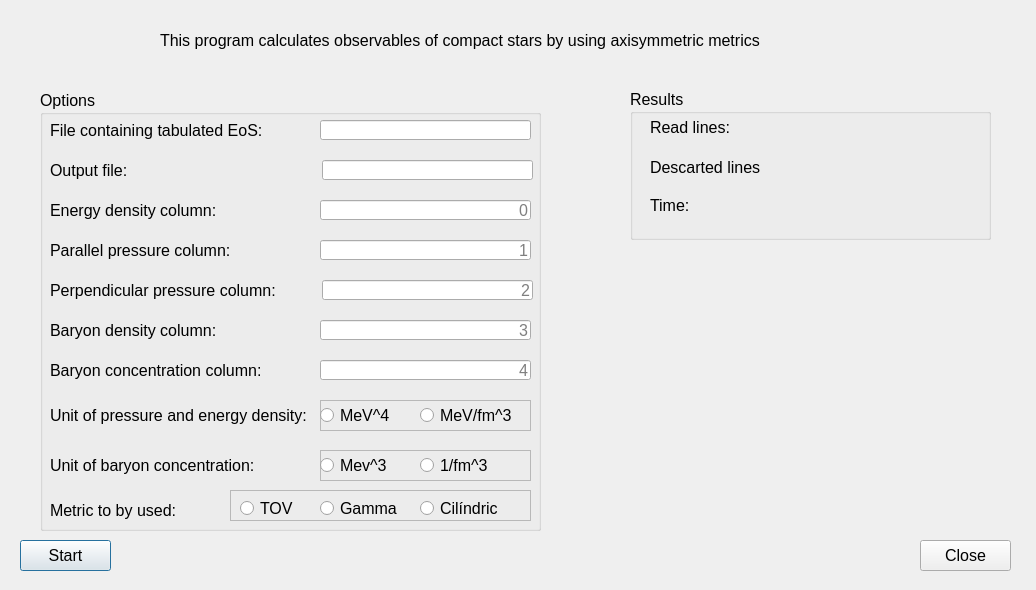
<?xml version="1.0" encoding="UTF-8"?>
<ui version="4.0">
 <class>Dialog</class>
 <widget class="QDialog" name="Dialog">
  <property name="geometry">
   <rect>
    <x>0</x>
    <y>0</y>
    <width>1036</width>
    <height>590</height>
   </rect>
  </property>
  <property name="font">
   <font>
    <pointsize>12</pointsize>
   </font>
  </property>
  <property name="windowTitle">
   <string>Dialog</string>
  </property>
  <widget class="QPushButton" name="StartButton">
   <property name="geometry">
    <rect>
     <x>20</x>
     <y>540</y>
     <width>91</width>
     <height>31</height>
    </rect>
   </property>
   <property name="font">
    <font>
     <pointsize>12</pointsize>
    </font>
   </property>
   <property name="toolTip">
    <string>Start calculations</string>
   </property>
   <property name="text">
    <string>Start</string>
   </property>
  </widget>
  <widget class="QPushButton" name="CloseButton">
   <property name="geometry">
    <rect>
     <x>920</x>
     <y>540</y>
     <width>91</width>
     <height>31</height>
    </rect>
   </property>
   <property name="font">
    <font>
     <pointsize>12</pointsize>
    </font>
   </property>
   <property name="toolTip">
    <string>Close window</string>
   </property>
   <property name="text">
    <string>Close</string>
   </property>
  </widget>
  <widget class="QLabel" name="BigLabel">
   <property name="geometry">
    <rect>
     <x>160</x>
     <y>20</y>
     <width>721</width>
     <height>41</height>
    </rect>
   </property>
   <property name="text">
    <string>This program calculates observables of compact stars by using axisymmetric metrics</string>
   </property>
  </widget>
  <widget class="QGroupBox" name="OptionsBox">
   <property name="geometry">
    <rect>
     <x>40</x>
     <y>90</y>
     <width>501</width>
     <height>441</height>
    </rect>
   </property>
   <property name="font">
    <font>
     <pointsize>12</pointsize>
    </font>
   </property>
   <property name="title">
    <string>Options</string>
   </property>
   <widget class="QLabel" name="EoSLabel">
    <property name="geometry">
     <rect>
      <x>10</x>
      <y>30</y>
      <width>231</width>
      <height>21</height>
     </rect>
    </property>
    <property name="font">
     <font>
      <pointsize>12</pointsize>
     </font>
    </property>
    <property name="text">
     <string>File containing tabulated EoS:</string>
    </property>
   </widget>
   <widget class="QLineEdit" name="EoSlineEdit">
    <property name="geometry">
     <rect>
      <x>280</x>
      <y>30</y>
      <width>211</width>
      <height>20</height>
     </rect>
    </property>
    <property name="alignment">
     <set>Qt::AlignRight|Qt::AlignTrailing|Qt::AlignVCenter</set>
    </property>
   </widget>
   <widget class="QLabel" name="OutputFileLabel">
    <property name="geometry">
     <rect>
      <x>10</x>
      <y>70</y>
      <width>201</width>
      <height>20</height>
     </rect>
    </property>
    <property name="text">
     <string>Output file:</string>
    </property>
   </widget>
   <widget class="QLineEdit" name="OutputFilelineEdit">
    <property name="geometry">
     <rect>
      <x>282</x>
      <y>70</y>
      <width>211</width>
      <height>20</height>
     </rect>
    </property>
    <property name="alignment">
     <set>Qt::AlignRight|Qt::AlignTrailing|Qt::AlignVCenter</set>
    </property>
    <property name="placeholderText">
     <string/>
    </property>
   </widget>
   <widget class="QLabel" name="EnergyDensitylabel">
    <property name="geometry">
     <rect>
      <x>10</x>
      <y>110</y>
      <width>211</width>
      <height>20</height>
     </rect>
    </property>
    <property name="text">
     <string>Energy density column:</string>
    </property>
   </widget>
   <widget class="QLineEdit" name="EnergyDensitylineEdit">
    <property name="geometry">
     <rect>
      <x>280</x>
      <y>110</y>
      <width>211</width>
      <height>20</height>
     </rect>
    </property>
    <property name="layoutDirection">
     <enum>Qt::RightToLeft</enum>
    </property>
    <property name="alignment">
     <set>Qt::AlignRight|Qt::AlignTrailing|Qt::AlignVCenter</set>
    </property>
    <property name="placeholderText">
     <string>0</string>
    </property>
   </widget>
   <widget class="QLabel" name="ParallelPressureLabel">
    <property name="geometry">
     <rect>
      <x>10</x>
      <y>150</y>
      <width>191</width>
      <height>21</height>
     </rect>
    </property>
    <property name="text">
     <string>Parallel pressure column:</string>
    </property>
    <property name="alignment">
     <set>Qt::AlignLeading|Qt::AlignLeft|Qt::AlignVCenter</set>
    </property>
   </widget>
   <widget class="QLineEdit" name="ParallelPressureLineEdit">
    <property name="geometry">
     <rect>
      <x>280</x>
      <y>150</y>
      <width>211</width>
      <height>20</height>
     </rect>
    </property>
    <property name="alignment">
     <set>Qt::AlignRight|Qt::AlignTrailing|Qt::AlignVCenter</set>
    </property>
    <property name="placeholderText">
     <string>1</string>
    </property>
   </widget>
   <widget class="QLabel" name="PerpendicularPressureLabel">
    <property name="geometry">
     <rect>
      <x>10</x>
      <y>190</y>
      <width>241</width>
      <height>21</height>
     </rect>
    </property>
    <property name="text">
     <string>Perpendicular pressure column:</string>
    </property>
   </widget>
   <widget class="QLineEdit" name="PerpendiculaPressureLineEdit">
    <property name="geometry">
     <rect>
      <x>282</x>
      <y>190</y>
      <width>211</width>
      <height>20</height>
     </rect>
    </property>
    <property name="alignment">
     <set>Qt::AlignRight|Qt::AlignTrailing|Qt::AlignVCenter</set>
    </property>
    <property name="placeholderText">
     <string>2</string>
    </property>
   </widget>
   <widget class="QLabel" name="BaryonDensityLabel">
    <property name="geometry">
     <rect>
      <x>10</x>
      <y>230</y>
      <width>211</width>
      <height>21</height>
     </rect>
    </property>
    <property name="text">
     <string>Baryon density column:</string>
    </property>
   </widget>
   <widget class="QLineEdit" name="BaryonDensityLineEdit">
    <property name="geometry">
     <rect>
      <x>280</x>
      <y>230</y>
      <width>211</width>
      <height>20</height>
     </rect>
    </property>
    <property name="alignment">
     <set>Qt::AlignRight|Qt::AlignTrailing|Qt::AlignVCenter</set>
    </property>
    <property name="placeholderText">
     <string>3</string>
    </property>
   </widget>
   <widget class="QLabel" name="BaryonConcentrationLabel">
    <property name="geometry">
     <rect>
      <x>10</x>
      <y>270</y>
      <width>221</width>
      <height>21</height>
     </rect>
    </property>
    <property name="text">
     <string>Baryon concentration column:</string>
    </property>
   </widget>
   <widget class="QLineEdit" name="BaryonConcentrationLineEdit">
    <property name="geometry">
     <rect>
      <x>280</x>
      <y>270</y>
      <width>211</width>
      <height>20</height>
     </rect>
    </property>
    <property name="alignment">
     <set>Qt::AlignRight|Qt::AlignTrailing|Qt::AlignVCenter</set>
    </property>
    <property name="placeholderText">
     <string>4</string>
    </property>
   </widget>
   <widget class="QLabel" name="PEUnitLabel">
    <property name="geometry">
     <rect>
      <x>10</x>
      <y>310</y>
      <width>261</width>
      <height>31</height>
     </rect>
    </property>
    <property name="text">
     <string>Unit of pressure and energy density:</string>
    </property>
   </widget>
   <widget class="QFrame" name="EPunitFrame">
    <property name="geometry">
     <rect>
      <x>280</x>
      <y>310</y>
      <width>211</width>
      <height>31</height>
     </rect>
    </property>
    <property name="frameShape">
     <enum>QFrame::StyledPanel</enum>
    </property>
    <property name="frameShadow">
     <enum>QFrame::Raised</enum>
    </property>
    <widget class="QRadioButton" name="MevRradioButton">
     <property name="geometry">
      <rect>
       <x>0</x>
       <y>0</y>
       <width>82</width>
       <height>31</height>
      </rect>
     </property>
     <property name="text">
      <string>MeV^4</string>
     </property>
    </widget>
    <widget class="QRadioButton" name="MeVfm3RadioButton">
     <property name="geometry">
      <rect>
       <x>100</x>
       <y>0</y>
       <width>101</width>
       <height>31</height>
      </rect>
     </property>
     <property name="text">
      <string>MeV/fm^3</string>
     </property>
    </widget>
   </widget>
   <widget class="QLabel" name="label">
    <property name="geometry">
     <rect>
      <x>10</x>
      <y>360</y>
      <width>251</width>
      <height>31</height>
     </rect>
    </property>
    <property name="text">
     <string>Unit of baryon concentration:</string>
    </property>
   </widget>
   <widget class="QFrame" name="BaryonConcentrationUnitrame">
    <property name="geometry">
     <rect>
      <x>280</x>
      <y>360</y>
      <width>211</width>
      <height>31</height>
     </rect>
    </property>
    <property name="frameShape">
     <enum>QFrame::StyledPanel</enum>
    </property>
    <property name="frameShadow">
     <enum>QFrame::Raised</enum>
    </property>
    <widget class="QRadioButton" name="MeV3RadioButton">
     <property name="geometry">
      <rect>
       <x>0</x>
       <y>0</y>
       <width>82</width>
       <height>31</height>
      </rect>
     </property>
     <property name="text">
      <string>Mev^3</string>
     </property>
    </widget>
    <widget class="QRadioButton" name="fm3RadioButton">
     <property name="geometry">
      <rect>
       <x>100</x>
       <y>0</y>
       <width>82</width>
       <height>31</height>
      </rect>
     </property>
     <property name="text">
      <string>1/fm^3</string>
     </property>
    </widget>
   </widget>
   <widget class="QLabel" name="MetricLabel">
    <property name="geometry">
     <rect>
      <x>10</x>
      <y>410</y>
      <width>141</width>
      <height>21</height>
     </rect>
    </property>
    <property name="text">
     <string>Metric to by used:</string>
    </property>
   </widget>
   <widget class="QFrame" name="MetricFrame">
    <property name="geometry">
     <rect>
      <x>190</x>
      <y>400</y>
      <width>301</width>
      <height>31</height>
     </rect>
    </property>
    <property name="frameShape">
     <enum>QFrame::StyledPanel</enum>
    </property>
    <property name="frameShadow">
     <enum>QFrame::Raised</enum>
    </property>
    <widget class="QRadioButton" name="TOVradioButton">
     <property name="geometry">
      <rect>
       <x>10</x>
       <y>10</y>
       <width>82</width>
       <height>17</height>
      </rect>
     </property>
     <property name="text">
      <string>TOV</string>
     </property>
    </widget>
    <widget class="QRadioButton" name="GammaRadioButton">
     <property name="geometry">
      <rect>
       <x>90</x>
       <y>10</y>
       <width>82</width>
       <height>17</height>
      </rect>
     </property>
     <property name="text">
      <string>Gamma</string>
     </property>
    </widget>
    <widget class="QRadioButton" name="CilindricRadioButton">
     <property name="geometry">
      <rect>
       <x>190</x>
       <y>10</y>
       <width>81</width>
       <height>17</height>
      </rect>
     </property>
     <property name="text">
      <string>Cilíndric</string>
     </property>
    </widget>
   </widget>
  </widget>
  <widget class="QGroupBox" name="groupBox">
   <property name="geometry">
    <rect>
     <x>630</x>
     <y>89</y>
     <width>361</width>
     <height>151</height>
    </rect>
   </property>
   <property name="title">
    <string>Results</string>
   </property>
   <widget class="QLabel" name="label_2">
    <property name="geometry">
     <rect>
      <x>20</x>
      <y>30</y>
      <width>151</width>
      <height>16</height>
     </rect>
    </property>
    <property name="text">
     <string>Read lines:</string>
    </property>
   </widget>
   <widget class="QLabel" name="label_3">
    <property name="geometry">
     <rect>
      <x>20</x>
      <y>70</y>
      <width>111</width>
      <height>16</height>
     </rect>
    </property>
    <property name="text">
     <string>Descarted lines:</string>
    </property>
   </widget>
   <widget class="QLabel" name="label_4">
    <property name="geometry">
     <rect>
      <x>20</x>
      <y>110</y>
      <width>47</width>
      <height>13</height>
     </rect>
    </property>
    <property name="text">
     <string>Time:</string>
    </property>
   </widget>
   <widget class="QLabel" name="ReadLinesLabel">
    <property name="geometry">
     <rect>
      <x>226</x>
      <y>30</y>
      <width>111</width>
      <height>20</height>
     </rect>
    </property>
    <property name="text">
     <string/>
    </property>
    <property name="alignment">
     <set>Qt::AlignRight|Qt::AlignTrailing|Qt::AlignVCenter</set>
    </property>
   </widget>
   <widget class="QLabel" name="DescartedLinesLabel">
    <property name="geometry">
     <rect>
      <x>230</x>
      <y>70</y>
      <width>111</width>
      <height>21</height>
     </rect>
    </property>
    <property name="text">
     <string/>
    </property>
    <property name="alignment">
     <set>Qt::AlignRight|Qt::AlignTrailing|Qt::AlignVCenter</set>
    </property>
   </widget>
   <widget class="QLabel" name="TimeLabel">
    <property name="geometry">
     <rect>
      <x>200</x>
      <y>110</y>
      <width>141</width>
      <height>20</height>
     </rect>
    </property>
    <property name="text">
     <string/>
    </property>
    <property name="alignment">
     <set>Qt::AlignRight|Qt::AlignTrailing|Qt::AlignVCenter</set>
    </property>
   </widget>
  </widget>
 </widget>
 <resources/>
 <connections/>
</ui>
